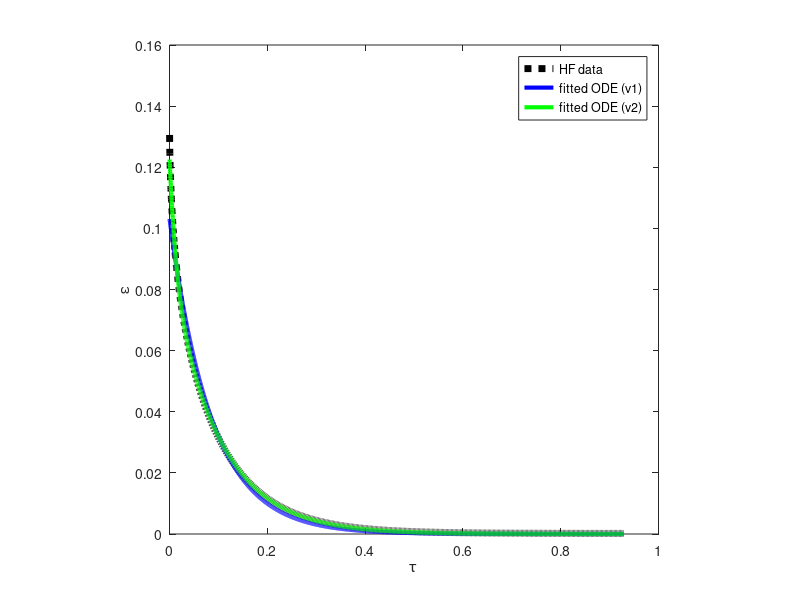

This figure's MATLAB source: (Note: this script raises an error after producing the figure.)
clear all
close all
clc


%% Loading HF data
A = csvread('error_in_qoi.txt');
tau       = A(:,1);
I         = A(:,2);
eps_exact = A(:,3); 

Nt = size(tau,1);

%% inadequacy

%-- 1 term
C1 = 0.1033;
t1 = 0.0855;
epsI = C1*exp(-tau./t1);

%-- 2 terms
C1 = 0.0362;
t1 = 0.0132;
C2 = 0.087;
t2 = 0.0996;
 
epsII = C1*exp(-tau./t1) + C2*exp(-tau./t2);


%% Plot
figure
plot(tau,eps_exact,':k','LineWidth',5);
hold on
plot(tau,epsI,'b','LineWidth',3);
plot(tau,epsII,'g','LineWidth',3);
xlabel('\tau'); ylabel('\epsilon');
legend('HF data','fitted ODE (v1)','fitted ODE (v2)')
axis square
prop_plots